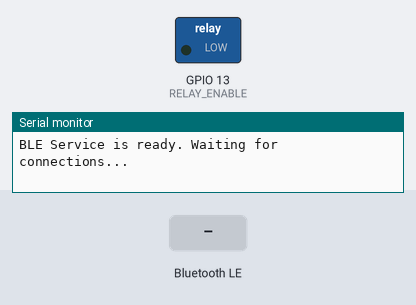
The sketch below on a simulated ESP32. On the bench: switched loads named in the sketch (green lamp = pin HIGH), the last lines printed to the serial monitor. The inputs (shaded band) are chosen by the test bench. Nothing arrives over Bluetooth unless stated; a phone connects over Bluetooth LE 3 s after start.

Above: at 1.2 s.
1.3 s: Bluetooth LE write "On" received
At 1.7 s:
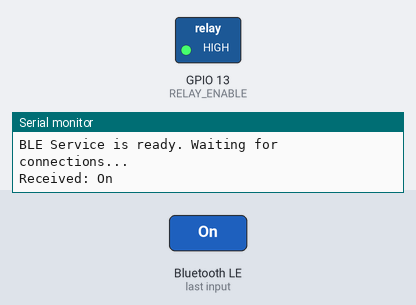
2.8 s: Bluetooth LE write "Off" received
At 4.1 s:
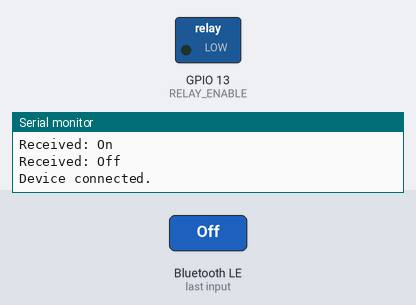
Timing chart, 0 to 5.8 s (numbered marks = the images above; inputs shaded):
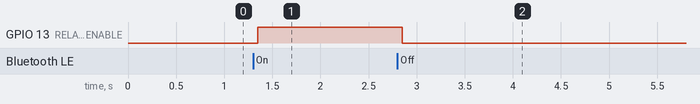

The sketch:

hk_lamp_esp32_ble_server.ino
```cpp
#include <BLEDevice.h>
#include <BLEUtils.h>
#include <BLEServer.h>

#define SERVICE_UUID        "12345678-1234-5678-1234-56789abcdef0" // Random UUID
#define CHARACTERISTIC_UUID "abcd1234-5678-1234-5678-abcdef012345" // Random UUID

static const int RELAY_ENABLE = 13;

class MyCallbacks : public BLECharacteristicCallbacks {
    void onWrite(BLECharacteristic *pCharacteristic) {
        String value = pCharacteristic->getValue();
        if (value == "On") {
            Serial.println("Received: On");
            digitalWrite(RELAY_ENABLE, HIGH);
        } else if (value == "Off") {
            Serial.println("Received: Off");
            digitalWrite(RELAY_ENABLE, LOW);
        } else {
            Serial.println("Unknown command received: " + String(value.c_str()));
        }
    }
};

class ServerCallbacks : public BLEServerCallbacks {
    void onConnect(BLEServer* pServer) {
        Serial.println("Device connected.");
    }

    void onDisconnect(BLEServer* pServer) {
        Serial.println("Device disconnected. Restarting advertising...");
        pServer->getAdvertising()->start(); // Restart advertising to make the server visible again
    }
};

void setup() {
    Serial.begin(115200);
    pinMode(RELAY_ENABLE, OUTPUT);

    BLEDevice::init("HKHALID_WHITE_LAMP_BLE");
    BLEServer *pServer = BLEDevice::createServer();
    pServer->setCallbacks(new ServerCallbacks()); // Set server callbacks

    BLEService *pService = pServer->createService(SERVICE_UUID);

    BLECharacteristic *pCharacteristic = pService->createCharacteristic(
        CHARACTERISTIC_UUID,
        BLECharacteristic::PROPERTY_READ |
        BLECharacteristic::PROPERTY_WRITE
    );

    pCharacteristic->setCallbacks(new MyCallbacks());

    pService->start();

    BLEAdvertising *pAdvertising = BLEDevice::getAdvertising();
    pAdvertising->addServiceUUID(SERVICE_UUID); // Explicitly add the service UUID
    pAdvertising->setScanResponse(true);       // Include additional advertising data
    pAdvertising->start();

    Serial.println("BLE Service is ready. Waiting for connections...");
}

void loop() {
    // Keep BLE running
}
```

Measured:
- after the input at 1.3 s, GPIO 13 (RELAY_ENABLE): LOW → HIGH after 0.05 s
- after the input at 2.8 s, GPIO 13 (RELAY_ENABLE): HIGH → LOW after 0.05 s
